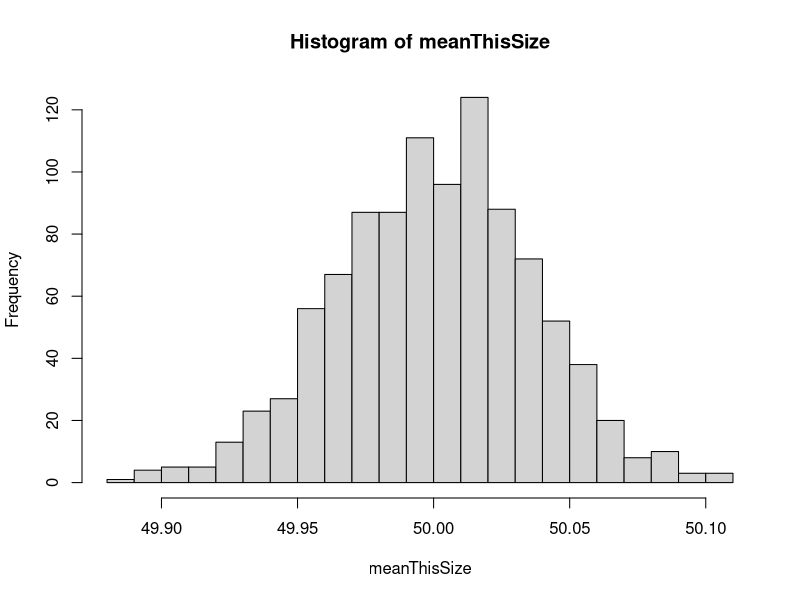
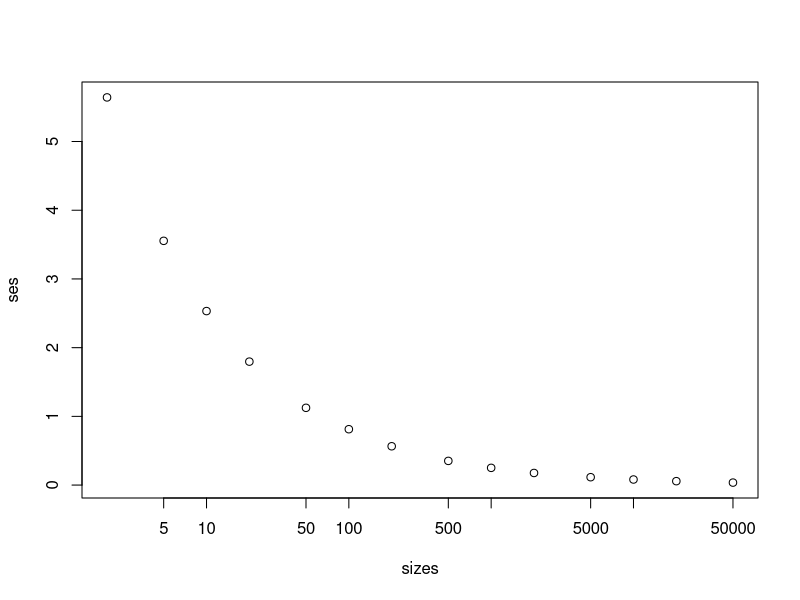
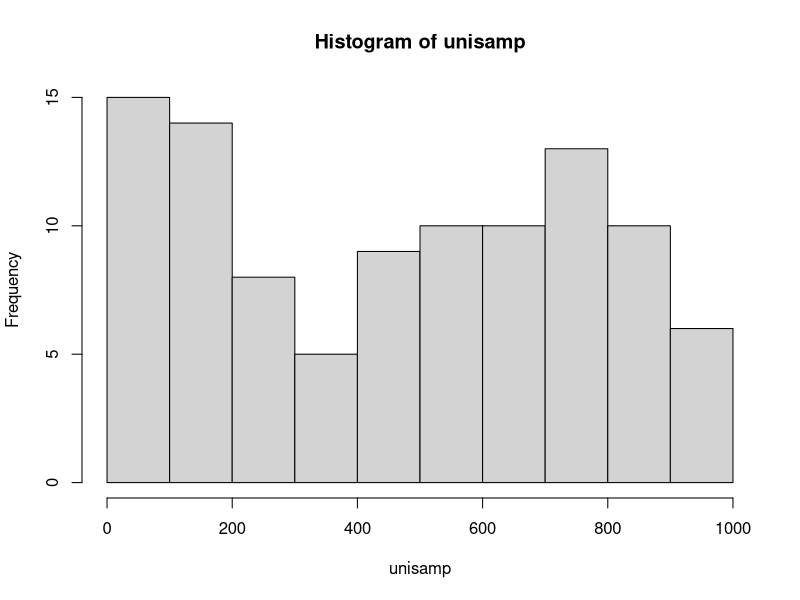
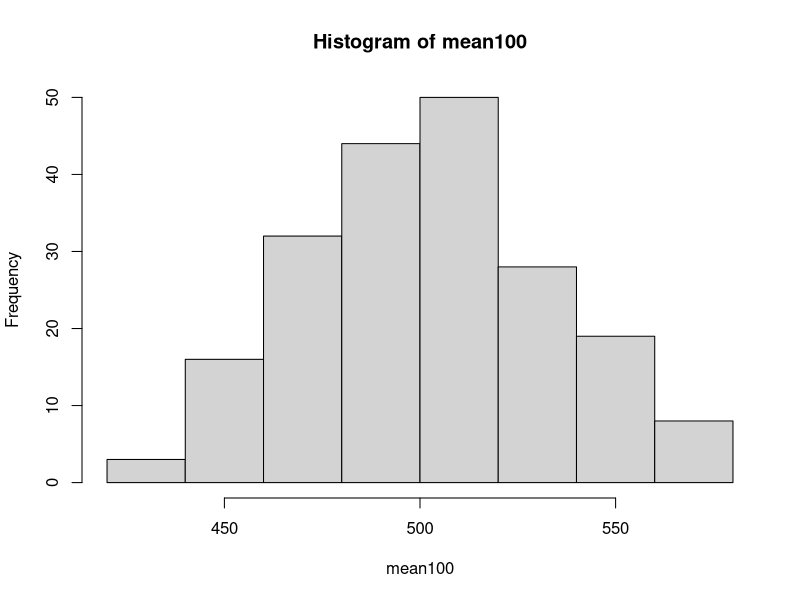
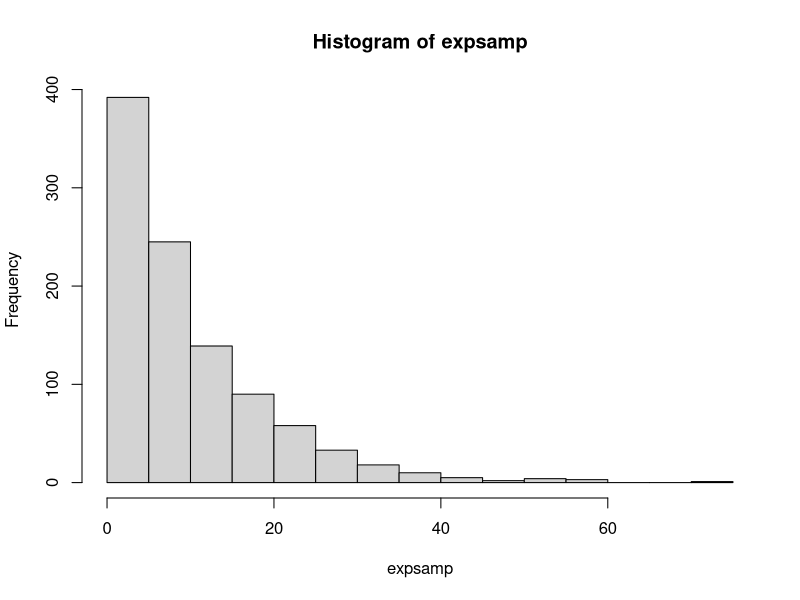
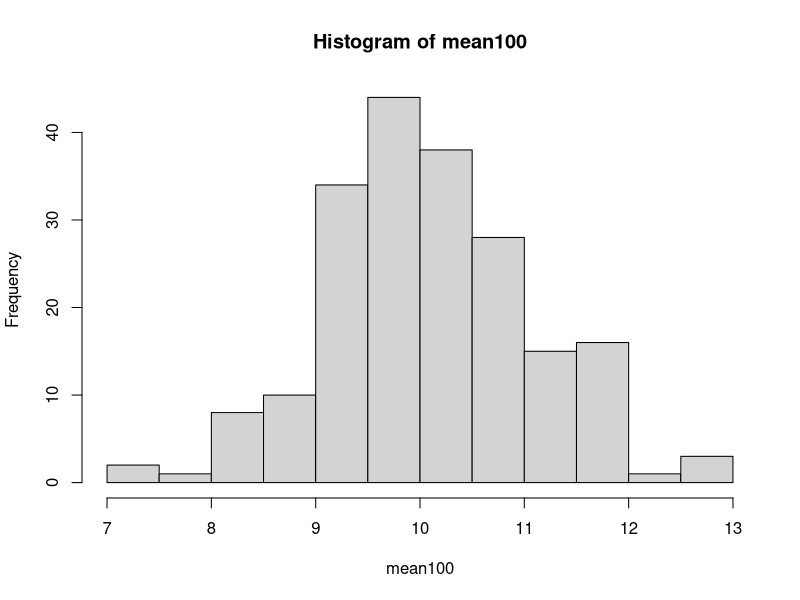
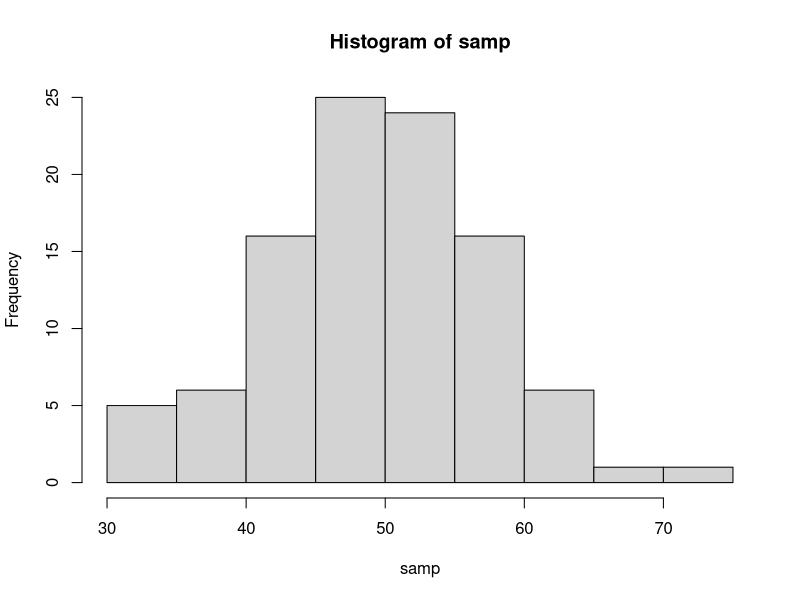
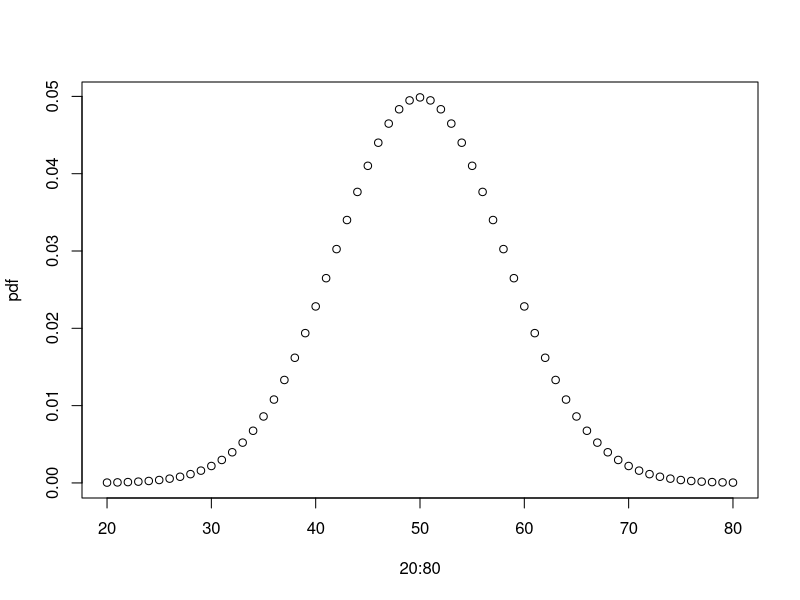

These charts were generated, in order, by the following R code:
# Sampling in practice 2. Consolidation of R programming skills
# 2026-11-23 - Adam Kocsis

# What we were using is actually identical to using rnorm
n <- 100
samp <- rnorm(n, 50, 8)
mean(samp)
sd(samp)


# 1. Repeat the exercise to plot the sample size dependence of
# the standard error, but instead of using sample, use the code above!
sizes <- c(2, 5, 10, 20, 50, 100, 200, 500, 1000, 2000, 5000, 10000, 20000, 50000)
trials <- 1000

# standard error estimates
ses <- rep(NA, length(sizes))

# outer loop: different samples sizes
for(j in 1:length(sizes)){
  
  # inner loop: repeated sampling
  meanThisSize <- rep(NA, trials)
  
  for(i in 1:trials){
    one <- rnorm(sizes[j], mean=50, sd=8)
    meanThisSize[i] <- mean(one)
  }
  ses[j] <- sd(meanThisSize)
  
}
# last iteration's means
hist(meanThisSize, breaks=30)

# a standard error for every sample size
plot(x=sizes, y=ses, log="x")

# So far we have been using a gaussian (normal) distribution.
# 2. What function is used to generate values from a uniform distribution?
# Generate a 100 element sample from a uniform distribution, 
# with minimum being 0, and maximum being 1000!
?runif
unisamp <- runif(n=100,min=0, max=1000)

# make a histogram, calculate the mean
hist(unisamp)
mean(unisamp)

# 3. Repeat the sampling 200 times! How are the means distributed?
trials <- 200
mean100 <- rep(NA, trials)

for(i in 1:trials){
  one <- runif(n=100,min=0, max=1000)
  mean100[i] <- mean(one)
}

hist(mean100)


# 4. Create a 100-element sample with an exponential distribution (rate=0.1). 
# Make a histogram and calculate the mean!
expsamp <- rexp(1000, rate=0.1)
mean(expsamp)
hist(expsamp)


# 5. Repeat sampling with an exponential distribution. (rate=0.1, 100 element 
# samples), 200 times. How are the means distributed then?
trials <- 200
mean100 <- rep(NA, trials)

for(i in 1:trials){
  one <- rexp(n=100,rate=0.1)
  mean100[i] <- mean(one)
}

hist(mean100)

n<- 100
samp <- rnorm(n, 50, 8)
hist(samp)

################################################################################
# Some additional useful functions

# The values of the Probability Density Function
pdf <-dnorm(x= 20:80, mean=50,sd=8)
plot(20:80, pdf)

# The values of the Cumulative Distribution Function
cdf <-pnorm(q= 20:80, mean=50,sd=8)
plot(20:80, cdf)
